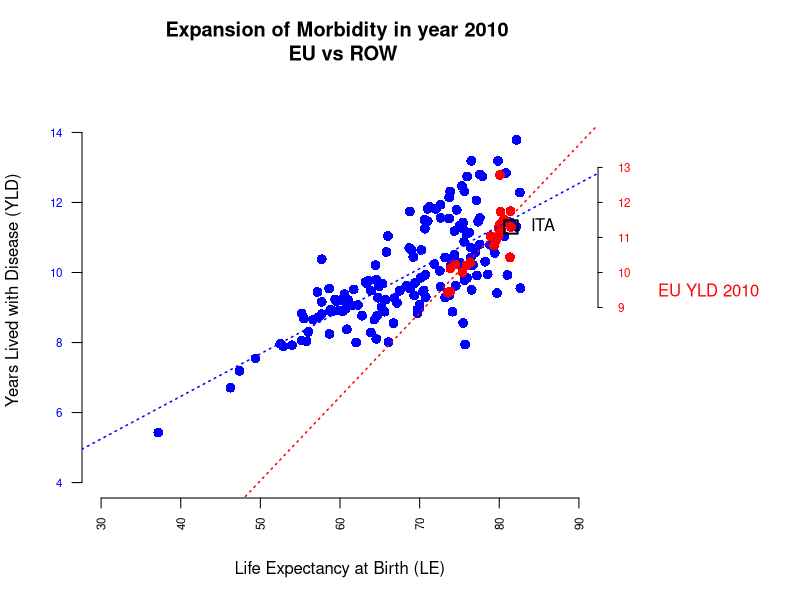
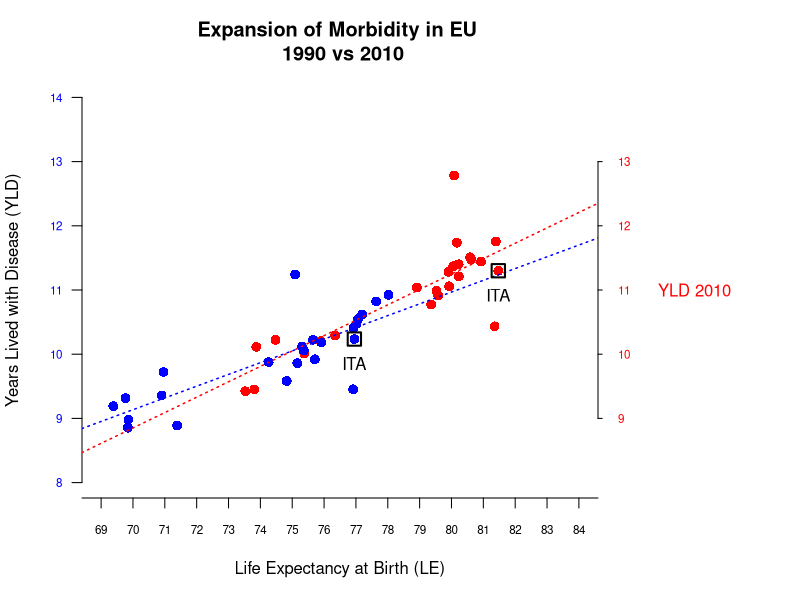

Generate these figures, in order, with R: (Note: this script raises an error after producing the figures.)
## ---- chunk 1
knitr::opts_chunk$set(echo = TRUE)
## ---- chunk 2
library(data.table)

data.EU.1990 <- read.csv("Output_EU_1990.csv")
data.EU.2010 <- read.csv("Output_EU_2010.csv")
data.ROW <- read.csv("Workforce_Output_ROW.csv")


head(data.EU.1990)
head(data.EU.2010)
head(data.ROW)

attach(data.EU.1990)
attach(data.EU.2010)
attach(data.ROW)
## ---- chunk 3
ID <- "ITA"
## ---- chunk 4
par(mar=c(5, 4, 4, 10) + 0.1)

plot(le.ROW, yld.ROW, main="Expansion of Morbidity in year 2010 \n EU vs ROW", xlab="Life Expectancy at Birth (LE)", ylab="Years Lived with Disease (YLD)", col="blue", pch = 16, cex = 1.3, lty = "solid", lwd = 2, xlim=c(30,90), ylim=c(4, 15), axes=FALSE, frame.plot=FALSE)

points(data.EU.2010$le.EU, data.EU.2010$yld.EU, main="Expansion of Morbidity", xlab="Life Expectancy at Birth", ylab="", col="red", pch = 16, cex = 1.3, lty = "solid", lwd = 2)

axis(1, col.axis="black", las=2, cex.axis=0.7, tick=-.01)

axis(2, col.axis="blue", las=2, cex.axis=0.7, tick=-.01)

axis(4, at=(round(min(data.EU.2010$yld.EU), 0): round(max(data.EU.2010$yld.EU), 0)), col.axis="red", las=2, cex.axis=0.7, tck=-.01)

mtext("EU YLD 2010", side=4, line=3, cex.lab=1,las=2, col="red")

abline(lm(yld.ROW ~ le.ROW), lty = 3, col="blue", lwd=1.5)
abline(lm(data.EU.2010$yld.EU ~ data.EU.2010$le.EU), lty = 3, col="red", lwd=1.5)

points(data.EU.2010$le.EU[data.EU.2010$country.EU == ID], data.EU.2010$yld.EU[data.EU.2010$country.EU == ID], pch=22, col="black", cex = 2, lty = "solid", lwd = 2)

text(data.EU.2010$le.EU[data.EU.2010$country.EU == ID], data.EU.2010$yld.EU[data.EU.2010$country.EU == ID], labels=ID, cex= 1, pos=4, offset = 1)

## ---- chunk 5
par(mar=c(5, 4, 4, 10) + 0.1)

plot(data.EU.2010$le.EU, data.EU.2010$yld.EU, main="Expansion of Morbidity in EU \n 1990 vs 2010", xlab="Life Expectancy at Birth (LE)", ylab="Years Lived with Disease (YLD)", col="red", pch = 16, cex = 1.3, lty = "solid", lwd = 2, xlim=c(69, 84), ylim=c(8, 14), axes=FALSE, frame.plot=FALSE)

points(data.EU.1990$le.EU, data.EU.1990$yld.EU, main="Expansion of Morbidity", xlab="Life Expectancy at Birth", ylab="", col="blue", pch = 16, cex = 1.3, lty = "solid", lwd = 2)

axis(1, at=60:90, col.axis="black", cex.axis=0.7)

axis(2, col.axis="blue", las=2, cex.axis=0.7, tick=-.01)

axis(4, at=(round(min(data.EU.2010$yld.EU), 0): round(max(data.EU.2010$yld.EU), 0)), col.axis="red", las=2, cex.axis=0.7, tck=-.01)

mtext("YLD 2010", side=4, line=3, cex.lab=1,las=2, col="red")

abline(lm(data.EU.1990$yld.EU ~ data.EU.1990$le.EU), lty = 3, col="blue", lwd=1.5)
abline(lm(data.EU.2010$yld.EU ~ data.EU.2010$le.EU), lty = 3, col="red", lwd=1.5)


points(data.EU.1990$le.EU[data.EU.1990$country.EU == ID], data.EU.1990$yld.EU[data.EU.1990$country.EU == ID], pch=22, col="black", cex = 2, lty = "solid", lwd = 2)

text(data.EU.1990$le.EU[data.EU.1990$country.EU == ID], data.EU.1990$yld.EU[data.EU.1990$country.EU == ID], labels=ID, cex= 1, pos=1, offset = 1)

points(data.EU.2010$le.EU[data.EU.2010$country.EU == ID], data.EU.2010$yld.EU[data.EU.2010$country.EU == ID], pch=22, col="black", cex = 2, lty = "solid", lwd = 2)

text(data.EU.2010$le.EU[data.EU.2010$country.EU == ID], data.EU.2010$yld.EU[data.EU.2010$country.EU == ID], labels=ID, cex= 1, pos=1, offset = 1)

## ---- chunk 6
MyMean <- mean(rn)
MyMedian <- median(rn)
MySd <- sd(rn)
MyMad <- mad(rn)

hist(rn, main="", xlab="Nursing Density (per 1000 inhabitants)", ylab="Frequency")
text(13.5, 6, paste("Mean =", round(MyMean, 1), "\n Median =", round(MyMedian, 1), "\n Std.Dev =", round(MySd, 1)))
abline(v=data$rn[data$country == ID],col="red")
text(7.3, 6, paste("ITA=", data$rn[data$country == ID]))

## ---- chunk 7
MyMean <- mean(md)
MyMedian <- median(md)
MySd <- sd(md)
MyMad <- mad(md)

hist(md, main="", xlab="Physicians Density (per 1000 inhabitants)", ylab="Frequency")
text(2, 9, paste("Mean =", round(MyMean, 1), "\n Median =", round(MyMedian, 1), "\n Std.Dev =", round(MySd, 1)))
abline(v=data$md[data$country == ID],col="red")
text(4.5, 9, paste("ITA=", data$md[data$country == ID]))

## ---- chunk 8
par(mfrow=c(1,2))

strip.data.1 <- data.frame("Nurses"=rn, "Physicians"= md)
stripchart(strip.data.1, 
           vertical=TRUE,
           col=c("black", "skyblue"),
           cex=1.5,
           lty = "solid", 
           lwd = 2,
           method="jitter", 
           main="EU Workforce",
           ylab="Density (per 1000 population)")
abline(h=c(median(rn), median(md)),col=c("black", "skyblue"),
           lty = "solid", 
           lwd = 2) 
points(c(data$rn[data$country == ID], data$md[data$country == ID]), pch=22, col="red", cex = 2, lty = "solid", lwd = 2)
text(c(data$rn[data$country == ID], data$md[data$country == ID]), labels=ID, cex= 1.5, pos=c(4,2))
summary(strip.data.1)

strip.data.2 <- data.frame("THE"=the)
stripchart(strip.data.2, 
           vertical=TRUE,
           col=c("black"),
           cex=1.5,
           lty = "solid", 
           lwd = 2,
           method="jitter", 
           main="EU Per Capita \n Total Health Expenditure",
           ylab="USD Int PPP")
abline(h=c(median(the)),col=c("black"),
           lty = "solid", 
           lwd = 2)
points(c(data$the[data$country == ID]), pch=22, col="red", cex = 2, lty = "solid", lwd = 2)
text(c(data$the[data$country == ID]), labels=ID, cex= 1.5, pos=c(4,2))
summary(strip.data.2)

par(mfrow=c(1,2))

strip.data.3 <- data.frame("Nurses"=CareX)
stripchart(strip.data.3, 
           vertical=TRUE,
           col=c("black", "skyblue"),
           cex=1.5,
           lty = "solid", 
           lwd = 2,
           method="jitter", 
           main="EU Workforce",
           ylab="Density (per 1000 population)")
abline(h=c(median(CareX)),col=c("black", "skyblue"),
           lty = "solid", 
           lwd = 2) 
points(c(data$CareX[data$country == ID]), pch=22, col="red", cex = 2, lty = "solid", lwd = 2)
text(c(data$CareX[data$country == ID]), labels=ID, cex= 1.5, pos=c(4,2))
summary(strip.data.3)

strip.data.4 <- data.frame("Nurses"=CareV)
stripchart(strip.data.4, 
           vertical=TRUE,
           col=c("black", "skyblue"),
           cex=1.5,
           lty = "solid", 
           lwd = 2,
           method="jitter", 
           main="EU Workforce",
           ylab="Density (per 1000 population)")
abline(h=c(median(CareV)),col=c("black", "skyblue"),
           lty = "solid", 
           lwd = 2) 
points(c(data$CareV[data$country == ID]), pch=22, col="red", cex = 2, lty = "solid", lwd = 2)
text(c(data$CareV[data$country == ID]), labels=ID, cex= 1.5, pos=c(4,2))
summary(strip.data.4)
